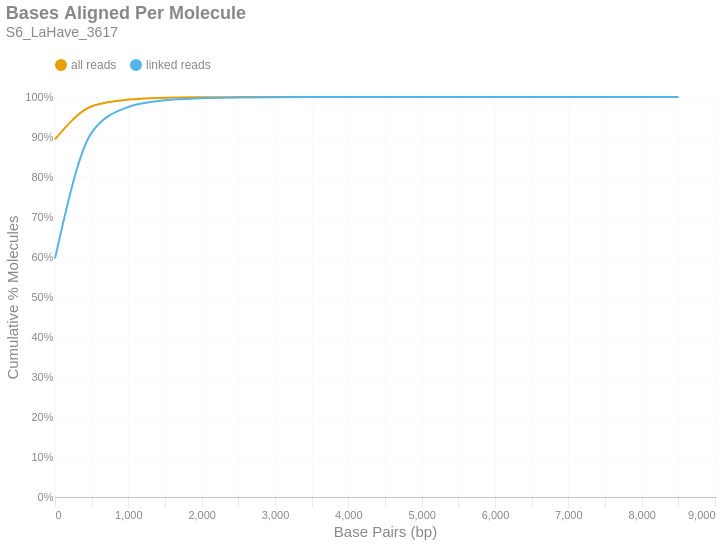

Notebook code cell kept with this figure:
### Markdown cell above
### Bases Aligned Per Molecule
This is a cumulative frequency distribution showing the number of base pairs aligned per unique molecule. These data are shown in 500 bp bins. There are two distributions: one with `all reads` (yellow) and another with only `linked reads` (blue). The percent of molecules in the `linked reads` distribution is relative to the total number of linked molecules.

### Code cell
if SKIPLR:
    print_html(f"Skipped")
else:
    binned_df = consolidated_hist(valids['aligned_bp'], mask, 500, True)
    with SafeRender(binned_df):
        (
            density_plot(binned_df, 'Bases Aligned Per Molecule', samplename, 'basesper')
            .encode(
                x=alt.X('bin:Q', title="Base Pairs (bp)").axis(tickMinStep=500).scale(padding=0),
                y=alt.Y('value:Q', title='Cumulative % Molecules')
                    .axis(format='%')
                    .scale(domain = [0,1])
                    .stack(False),
                color=alt.Color("key:N").scale(domain = ["all reads", "linked reads"]),
                tooltip = [
                    alt.Tooltip("key:N", title = "Data Type"),
                    alt.Tooltip("range_label:N", title="Bases Aligned Per Molecule"),
                    alt.Tooltip("value:Q", format = ".2%", title="% Molecules (Cum.)")
                ]
            )
        ).display()

### Figure 1 — Vega-Lite specification as saved in the notebook (floating-point values rounded to 4 significant figures)
{"width": "container", "height": 400, "config": {"title": {"anchor": "start", "dy": -15, "fontSize": 18, "color": "#888888", "subtitleColor": "#888888", "subtitleFontSize": 14}, "arc": {"fill": "#0072B2"}, "axis": {"domainColor": "#888888", "domainWidth": 0.5, "gridWidth": 0.2, "grid": false, "titleFontWeight": 400, "titleFontSize": 15, "labelFontSize": 11, "labelColor": "#888888", "tickColor": "#888888", "tickWidth": 0.2, "titleColor": "#888888"}, "axisBand": {"grid": false}, "axisX": {"grid": true, "tickSize": 10, "domainCap": "round"}, "axisY": {"domain": false, "grid": true, "tickSize": 0, "domainCap": "round"}, "background": "transparent", "header": {"labelFontSize": 15, "labelColor": "#888888", "titleFontSize": 15, "titleFontWeight": 600, "titleColor": "#888888"}, "legend": {"labelFont": "sans-serif", "labelFontSize": 12, "labelColor": "#888888", "symbolSize": 100, "symbolType": "circle", "titleFontSize": 12, "titlePadding": 10, "titleColor": "#888888", "title": null, "orient": "top"}, "range": {"category": ["#E69F00", "#56B4E9", "#009E73", "#F0E442", "#0072B2", "#D55E00", "#CC79A7", "#000000"], "diverging": ["#cfe8f3", "#a2d4ec", "#73bfe2", "#46abdb", "#1696d2", "#12719e"]}, "area": {"fill": "#0072B2", "fillOpacity": 0.7, "line": true, "strokeOpacity": 0.7}, "line": {"color": "#0072B2", "stroke": "#0072B2", "strokeWidth": 2}, "trail": {"color": "#0072B2", "stroke": "#0072B2", "strokeWidth": 0, "size": 1}, "point": {"filled": true, "fillOpacity": 1.0, "size": 95}, "text": {"color": "#888888", "fontSize": 11, "align": "right", "fontWeight": 400, "size": 11}, "bar": {"fill": "#0072B2", "stroke": null}, "view": {"stroke": null, "continuousWidth": 660, "continuousHeight": 400}}, "data": {"name": "data-21eb8715d63da3bcc7cf8410aff564a1"}, "mark": {"type": "line", "interpolate": "monotone", "point": {"opacity": 0, "size": 275}}, "encoding": {"color": {"field": "key", "scale": {"domain": ["all reads", "linked reads"]}, "type": "nominal"}, "tooltip": [{"field": "key", "title": "Data Type", "type": "nominal"}, {"field": "range_label", "title": "Bases Aligned Per Molecule", "type": "nominal"}, {"field": "value", "format": ".2%", "title": "% Molecules (Cum.)", "type": "quantitative"}], "x": {"axis": {"tickMinStep": 500}, "field": "bin", "scale": {"padding": 0}, "title": "Base Pairs (bp)", "type": "quantitative"}, "y": {"axis": {"format": "%"}, "field": "value", "scale": {"domain": [0, 1]}, "stack": false, "title": "Cumulative % Molecules", "type": "quantitative"}}, "params": [{"name": "param_c36ac31b6afebe62", "select": {"type": "point", "fields": ["key"]}, "bind": "legend"}], "title": {"text": "Bases Aligned Per Molecule", "subtitle": "S6_LaHave_3617"}, "transform": [{"fold": ["all reads (cumsum)", "linked reads (cumsum)"]}, {"calculate": "replace(datum.key, ' (cumsum)', '')", "as": "key"}, {"filter": {"param": "param_c36ac31b6afebe62"}}], "usermeta": {"embedOptions": {"downloadFileName": "S6_LaHave_3617.basesper"}}, "$schema": "https://vega.github.io/schema/vega-lite/v6.1.0.json", "datasets": {"data-21eb8715d63da3bcc7cf8410aff564a1": [{"bin": "0.0", "interval": "0.0-500.0", "all reads": 0.8943, "linked reads": 0.5961, "all reads (cumsum)": 0.8943, "linked reads (cumsum)": 0.5961, "range_label": "0-499"}, {"bin": "500.0", "interval": "500.0-1000.0", "all reads": 0.08249, "linked reads": 0.315, "all reads (cumsum)": 0.9768, "linked reads (cumsum)": 0.9111, "range_label": "500-999"}, {"bin": "1000.0", "interval": "1000.0-1500.0", "all reads": 0.01673, "linked reads": 0.064, "all reads (cumsum)": 0.9935, "linked reads (cumsum)": 0.9751, "range_label": "1000-1499"}, {"bin": "1500.0", "interval": "1500.0-2000.0", "all reads": 0.004389, "linked reads": 0.01679, "all reads (cumsum)": 0.9979, "linked reads (cumsum)": 0.9918, "range_label": "1500-1999"}, {"bin": "2000.0", "interval": "2000.0-2500.0", "all reads": 0.001371, "linked reads": 0.005247, "all reads (cumsum)": 0.9992, "linked reads (cumsum)": 0.9971, "range_label": "2000-2499"}, {"bin": "2500.0", "interval": "2500.0-3000.0", "all reads": 0.0004624, "linked reads": 0.001769, "all reads (cumsum)": 0.9997, "linked reads (cumsum)": 0.9989, "range_label": "2500-2999"}, {"bin": "3000.0", "interval": "3000.0-3500.0", "all reads": 0.000173, "linked reads": 0.0006619, "all reads (cumsum)": 0.9999, "linked reads (cumsum)": 0.9995, "range_label": "3000-3499"}, {"bin": "3500.0", "interval": "3500.0-4000.0", "all reads": 6.597e-05, "linked reads": 0.0002524, "all reads (cumsum)": 0.9999, "linked reads (cumsum)": 0.9998, "range_label": "3500-3999"}, {"bin": "4000.0", "interval": "4000.0-4500.0", "all reads": 2.82e-05, "linked reads": 0.0001079, "all reads (cumsum)": 1.0, "linked reads (cumsum)": 0.9999, "range_label": "4000-4499"}, {"bin": "4500.0", "interval": "4500.0-5000.0", "all reads": 1.596e-05, "linked reads": 6.106e-05, "all reads (cumsum)": 1.0, "linked reads (cumsum)": 0.9999, "range_label": "4500-4999"}, {"bin": "5000.0", "interval": "5000.0-5500.0", "all reads": 5.852e-06, "linked reads": 2.239e-05, "all reads (cumsum)": 1.0, "linked reads (cumsum)": 1.0, "range_label": "5000-5499"}, {"bin": "5500.0", "interval": "5500.0-6000.0", "all reads": 3.299e-06, "linked reads": 1.262e-05, "all reads (cumsum)": 1.0, "linked reads (cumsum)": 1.0, "range_label": "5500-5999"}, {"bin": "6000.0", "interval": "6000.0-6500.0", "all reads": 2.341e-06, "linked reads": 8.956e-06, "all reads (cumsum)": 1.0, "linked reads (cumsum)": 1.0, "range_label": "6000-6499"}, {"bin": "6500.0", "interval": "6500.0-7000.0", "all reads": 1.17e-06, "linked reads": 4.478e-06, "all reads (cumsum)": 1.0, "linked reads (cumsum)": 1.0, "range_label": "6500-6999"}, {"bin": "7000.0", "interval": "7000.0-7500.0", "all reads": 3.192e-07, "linked reads": 1.221e-06, "all reads (cumsum)": 1.0, "linked reads (cumsum)": 1.0, "range_label": "7000-7499"}, {"bin": "7500.0", "interval": "7500.0-8000.0", "all reads": 1.064e-07, "linked reads": 4.071e-07, "all reads (cumsum)": 1.0, "linked reads (cumsum)": 1.0, "range_label": "7500-7999"}, {"bin": "8000.0", "interval": "8000.0-8500.0", "all reads": 5.32e-07, "linked reads": 2.035e-06, "all reads (cumsum)": 1.0, "linked reads (cumsum)": 1.0, "range_label": "8000-8499"}, {"bin": "8500.0", "interval": "8500.0-9000.0", "all reads": 1.064e-07, "linked reads": 4.071e-07, "all reads (cumsum)": 1.0, "linked reads (cumsum)": 1.0, "range_label": "8500-8999"}]}}
